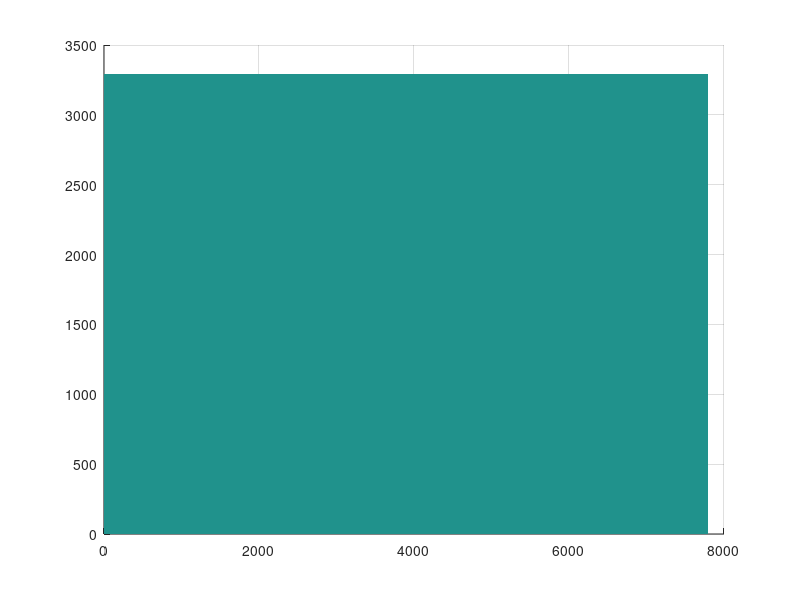

MATLAB code to generate this figure: (Note: this script raises an error after producing the figure.)
%% Add hourly melt for July 21-24 (noon to noon)

location = 'G:\Fountain_Fieldwork\yr2016\MeltModel\UAV_ebal_data\DistributedMelt\';
list = dir(location);
filenames = {list.name}; % first two cells blank
sday = 203;
eday = 206;

total_melt = zeros(3294,7792);

nr = length(filenames);
for i=3:nr
    strings = split(filenames{i},{'_','.'});
    day = str2num(strings{2});
    hour = str2num(strings{3});
    if day==sday && hour>=12
        disp([day hour])
        [melt,R] = geotiffread([location filenames{i}]);
    elseif day==eday && hour<=12
        disp([day hour])
        [melt,R] = geotiffread([location filenames{i}]);
    elseif day>sday && day<eday
        disp([day hour])
        [melt,R] = geotiffread([location filenames{i}]);
    else
        melt = zeros(3294,7792);
    end
    
    total_melt = total_melt + melt;
    
    n_amelt(i-2)=melt(1885,911);
end

total_melt = total_melt/-1000;

imagesc(total_melt)
contour(total_melt)
contourf(total_melt)
pcolor(total_melt)
surf(total_melt, 'edgecolor', 'none'); view(2);

total_melt(total_melt<-1000) = -9999;
geotiffwrite('G:\Fountain_Fieldwork\yr2016\MeltModel\UAV_ebal_data\Final Outputs\jul21_24_ebal.tif',total_melt,R);
    